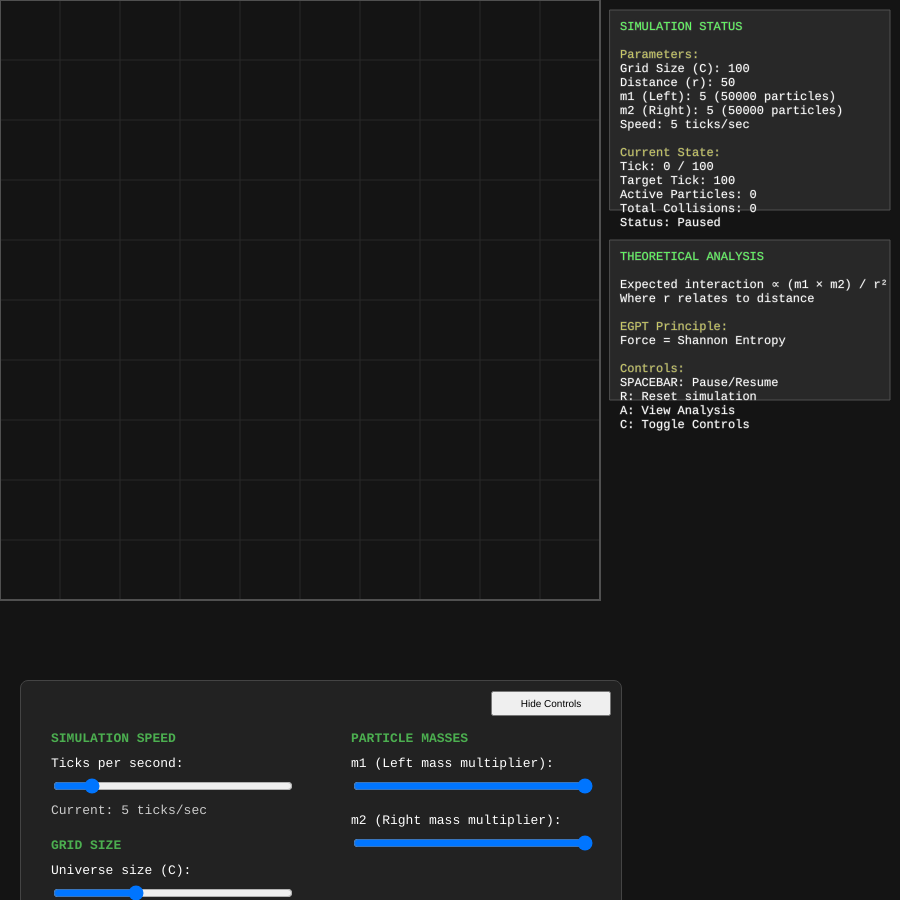
Frame 1 (no input)
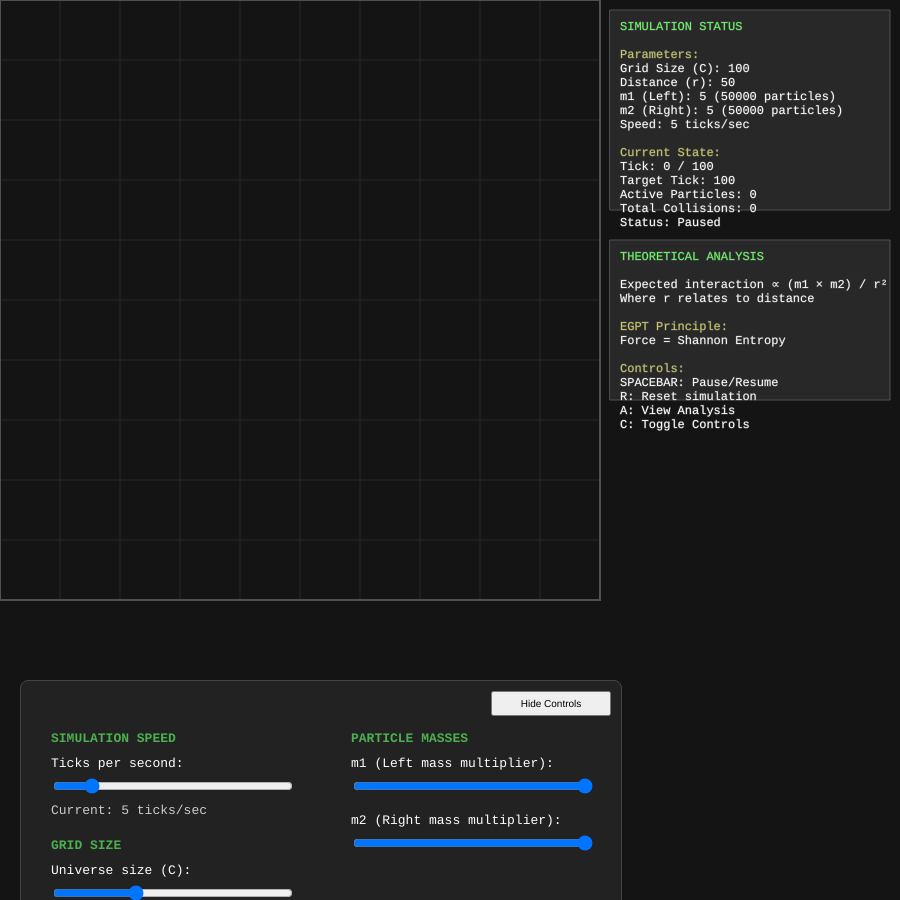
Frame 60 (no input)
Frame 120 (the mouse pressed at the canvas centre since frame 60): identical to frame 60, image omitted

The p5.js sketch that drew these frames (run headless with seeded random() and noise() and a simulated clock; from frame 60 on, the mouse is pressed at the canvas centre):

// p5.js sketch
// ── sketch.js
/**
 * EGPT Discrete Stochastic Gravity Simulation
 * Based on Electronic Graph Paper Theory principles
 * 
 * This simulation models two particle swarms (m1 and m2) performing
 * random walks toward the center of a C x C grid space.
 */

// ##########################################################################
// # SIMULATION PARAMETERS (User can modify these)
// ##########################################################################

// Grid size - the universe will be C x C
let C = 100;

// Starting distance between masses (independent of C, but capped at C)
let r = 50; // Distance between mass centers

// Masses - number of particles spawned per tick from each side
let m1 = 5;  // Particles from left side
let m2 = 5;  // Particles from right side

// Visual parameters
let cellSize = 6;
let canvasSize = 600;
let uiHeight = 300; // Height for UI area below simulation (increased even more for clearance)
let infoWidth = 300; // Width for info panel on the right

// Simulation speed control
let simulationSpeed = 5; // ticks per second
let lastUpdateTime = 0;

// ##########################################################################
// # SIMULATION STATE
// ##########################################################################

let currentTick = 0;
let particles = [];
let collisionCount = 0;
let totalInteractions = 0;
let isRunning = false;
let targetTick = 0; // Target tick to run to (will be set to C each time)

// Grid to track particle positions (for collision detection)
let grid = {};

// Page management
let currentPage = 'simulation'; // 'simulation' or 'analysis'

// Controls panel visibility
let controlsCollapsed = false;

// Analysis data storage
let analysisData = {
  runs: [], // Store data from each simulation run
  currentRun: null
};

// ##########################################################################
// # PARTICLE CLASS
// ##########################################################################

class Particle {
  constructor(x, y, type) {
    this.x = x;
    this.y = y;
    this.type = type; // 'm1' or 'm2'
    this.birthTick = currentTick;
    this.active = true;
  }

  // Random walk movement based on particle type
  move() {
    if (!this.active) return;

    let newX = this.x;
    let newY = this.y;

    // Both m1 and m2 particles can now move in all 8 directions
    let movements = [
      {dx: 0, dy: -1},   // up
      {dx: -1, dy: -1},  // left-up
      {dx: -1, dy: 0},   // left
      {dx: -1, dy: 1},   // left-down
      {dx: 0, dy: 1},    // down
      {dx: 1, dy: 1},    // right-down
      {dx: 1, dy: 0},    // right
      {dx: 1, dy: -1}    // right-up
    ];
    
    let movement = movements[Math.floor(random() * movements.length)];
    newX = this.x + movement.dx;
    newY = this.y + movement.dy;

    // Boundary checks - remove particle if it goes out of bounds
    if (newX < 0 || newX >= C || newY < 0 || newY >= C) {
      this.active = false;
      return;
    }

    this.x = newX;
    this.y = newY;
  }

  draw() {
    if (!this.active) return;

    let screenX = (this.x / C) * canvasSize;
    let screenY = (this.y / C) * canvasSize;
    
    if (this.type === 'm1') {
      fill(100, 150, 255); // Blue for m1
    } else {
      fill(255, 150, 100); // Orange for m2
    }
    
    noStroke();
    rect(screenX, screenY, cellSize, cellSize);
  }
}

// ##########################################################################
// # P5.JS SETUP AND DRAW FUNCTIONS
// ##########################################################################

function setup() {
  createCanvas(canvasSize + infoWidth, canvasSize + uiHeight); // Canvas with UI below and info on right
  
  // Create UI controls
  createControls();
  
  // Initialize simulation
  resetSimulation();
}

function draw() {
  background(20);
  
  if (currentPage === 'simulation') {
    drawSimulationPage();
  } else if (currentPage === 'analysis') {
    drawAnalysisPage();
  }
  
  // Update control panel visibility based on current page
  updateControlsVisibility();
  
  // Update collapse state
  updateControlsCollapse();
}

function drawSimulationPage() {
  // Draw grid lines (optional, can be toggled)
  drawGrid();
  
  // Run simulation if active with speed control
  if (isRunning && currentTick < targetTick) {
    let currentTime = millis();
    if (currentTime - lastUpdateTime > (1000 / simulationSpeed)) {
      runSimulationStep();
      lastUpdateTime = currentTime;
    }
  }
  
  // Draw all active particles with overlap detection
  drawParticlesWithOverlap();
  
  // Draw UI information
  drawUI();
}

// ##########################################################################
// # SIMULATION LOGIC
// ##########################################################################

function runSimulationStep() {
  // Spawn new particles for this tick
  spawnParticles();
  
  // Move all existing particles
  for (let particle of particles) {
    particle.move();
  }
  
  // Check for collisions
  checkCollisions();
  
  // Remove inactive particles
  particles = particles.filter(p => p.active);
  
  currentTick++;
  
  // Stop simulation when reaching target tick
  if (currentTick >= targetTick) {
    isRunning = false;
    // Collect analysis data at the end of the run
    collectAnalysisData();
  }
}

function spawnParticles() {
  // Only spawn particles on the first tick
  if (currentTick !== 0) {
    return;
  }
  
  // Calculate spawn positions based on r (distance between masses)
  // Center the masses around the middle of the grid with distance r between them
  let centerX = Math.floor(C / 2);
  let centerY = Math.floor(C / 2);
  
  // Ensure r doesn't exceed C (capped at C = r)
  let effectiveR = Math.min(r, C);
  
  // Position masses r/2 distance from center on each side
  let leftSpawnX = Math.max(0, Math.min(C - 1, centerX - Math.floor(effectiveR / 2)));
  let rightSpawnX = Math.max(0, Math.min(C - 1, centerX + Math.floor(effectiveR / 2)));
  
  // Spawn C² × m1 particles from left position
  let totalM1Particles = C * C * m1;
  
  for (let i = 0; i < totalM1Particles; i++) {
    // Add some randomness to initial y position around center
    let spawnY = centerY + Math.floor(random(-2, 3));
    spawnY = Math.max(0, Math.min(C - 1, spawnY)); // Keep in bounds
    particles.push(new Particle(leftSpawnX, spawnY, 'm1'));
  }
  
  // Spawn C² × m2 particles from right position
  let totalM2Particles = C * C * m2;
  
  for (let i = 0; i < totalM2Particles; i++) {
    // Add some randomness to initial y position around center
    let spawnY = centerY + Math.floor(random(-2, 3));
    spawnY = Math.max(0, Math.min(C - 1, spawnY)); // Keep in bounds
    particles.push(new Particle(rightSpawnX, spawnY, 'm2'));
  }
}

function checkCollisions() {
  // Build position map for collision detection
  let positionMap = {};
  
  // Map all particle positions
  for (let particle of particles) {
    if (!particle.active) continue;
    
    let key = `${particle.x},${particle.y}`;
    if (!positionMap[key]) {
      positionMap[key] = [];
    }
    positionMap[key].push(particle);
  }
  
  // Check for collisions (same position, different types)
  for (let position in positionMap) {
    let particlesAtPosition = positionMap[position];
    
    if (particlesAtPosition.length > 1) {
      // Check if we have both m1 and m2 particles at the same position
      let hasM1 = particlesAtPosition.some(p => p.type === 'm1');
      let hasM2 = particlesAtPosition.some(p => p.type === 'm2');
      
      if (hasM1 && hasM2) {
        collisionCount++;
        totalInteractions++;
        
        // Mark colliding particles (visual feedback)
        for (let particle of particlesAtPosition) {
          particle.collided = true;
        }
      }
    }
  }
}

// ##########################################################################
// # ANALYSIS DATA COLLECTION
// ##########################################################################

function collectAnalysisData() {
  // Create column distribution data
  let m1Distribution = new Array(C).fill(0);
  let m2Distribution = new Array(C).fill(0);
  let overlapDistribution = new Array(C).fill(0);
  
  // Build position map to detect overlaps
  let positionMap = {};
  
  // Map all active particle positions
  for (let particle of particles) {
    if (!particle.active) continue;
    
    let key = `${particle.x},${particle.y}`;
    if (!positionMap[key]) {
      positionMap[key] = [];
    }
    positionMap[key].push(particle);
  }
  
  // Count particles in each column
  for (let position in positionMap) {
    let particlesAtPosition = positionMap[position];
    let coords = position.split(',');
    let x = parseInt(coords[0]);
    
    let hasM1 = particlesAtPosition.some(p => p.type === 'm1');
    let hasM2 = particlesAtPosition.some(p => p.type === 'm2');
    
    // Count individual particle types
    let m1Count = particlesAtPosition.filter(p => p.type === 'm1').length;
    let m2Count = particlesAtPosition.filter(p => p.type === 'm2').length;
    
    m1Distribution[x] += m1Count;
    m2Distribution[x] += m2Count;
    
    // Count overlaps (positions where both types exist)
    if (hasM1 && hasM2) {
      overlapDistribution[x] += 1; // Count as one overlap event per position
    }
  }
  
  // Store the run data
  let runData = {
    runNumber: analysisData.runs.length + 1,
    parameters: {
      C: C,
      r: r,
      m1: m1,
      m2: m2,
      totalM1Particles: C * C * m1,
      totalM2Particles: C * C * m2
    },
    distributions: {
      m1: m1Distribution,
      m2: m2Distribution,
      overlaps: overlapDistribution
    },
    stats: {
      totalCollisions: collisionCount,
      finalActiveParticles: particles.filter(p => p.active).length
    }
  };
  
  analysisData.runs.push(runData);
  analysisData.currentRun = runData;
}

// ##########################################################################
// # DRAWING FUNCTIONS
// ##########################################################################

function drawParticlesWithOverlap() {
  // Build position map to detect overlaps
  let positionMap = {};
  
  // Map all active particle positions
  for (let particle of particles) {
    if (!particle.active) continue;
    
    let key = `${particle.x},${particle.y}`;
    if (!positionMap[key]) {
      positionMap[key] = [];
    }
    positionMap[key].push(particle);
  }
  
  // Draw particles based on overlap status
  for (let position in positionMap) {
    let particlesAtPosition = positionMap[position];
    let coords = position.split(',');
    let x = parseInt(coords[0]);
    let y = parseInt(coords[1]);
    
    let screenX = (x / C) * canvasSize;
    let screenY = (y / C) * canvasSize;
    
    if (particlesAtPosition.length > 1) {
      // Check if we have both m1 and m2 particles at the same position
      let hasM1 = particlesAtPosition.some(p => p.type === 'm1');
      let hasM2 = particlesAtPosition.some(p => p.type === 'm2');
      
      if (hasM1 && hasM2) {
        // Opposing masses at same position - draw purple
        fill(200, 100, 255); // Purple for opposing mass overlaps
      } else {
        // Same mass type overlapping - use original color of that type
        let particle = particlesAtPosition[0];
        if (particle.type === 'm1') {
          fill(100, 150, 255); // Blue for m1
        } else {
          fill(255, 150, 100); // Orange for m2
        }
      }
    } else {
      // Single particle - use original color
      let particle = particlesAtPosition[0];
      if (particle.type === 'm1') {
        fill(100, 150, 255); // Blue for m1
      } else {
        fill(255, 150, 100); // Orange for m2
      }
    }
    
    noStroke();
    rect(screenX, screenY, cellSize, cellSize);
  }
}

function drawAnalysisPage() {
  fill(255);
  textFont('monospace');
  textSize(16);
  
  // Page title and back button
  fill(100, 255, 100);
  text('SIMULATION ANALYSIS', 50, 40);
  
  // Back button
  fill(60, 60, 60);
  stroke(120);
  strokeWeight(1);
  rect(width - 120, 20, 100, 30);
  fill(255);
  textSize(12);
  text('← Back', width - 110, 40);
  
  if (analysisData.runs.length === 0) {
    fill(255);
    textSize(14);
    text('No simulation data available. Run a simulation first.', 50, 80);
    text('Click "Back" or press \'S\' to return to simulation page.', 50, 100);
    return;
  }
  
  let currentRun = analysisData.currentRun || analysisData.runs[analysisData.runs.length - 1];
  
  // Run information
  fill(200, 200, 100);
  textSize(14);
  text(`Run #${currentRun.runNumber} - Parameters: C=${currentRun.parameters.C}, r=${currentRun.parameters.r}, m1=${currentRun.parameters.m1}, m2=${currentRun.parameters.m2}`, 50, 70);
  text(`Total Particles: m1=${currentRun.parameters.totalM1Particles}, m2=${currentRun.parameters.totalM2Particles}`, 50, 90);
  text(`Final Stats: ${currentRun.stats.totalCollisions} collisions, ${currentRun.stats.finalActiveParticles} particles remaining`, 50, 110);
  
  // Collision analysis metrics calculated for later display
  let collisionsPerC2 = currentRun.stats.totalCollisions / (currentRun.parameters.C * currentRun.parameters.C);
  let collisionsPerR2 = currentRun.stats.totalCollisions / (currentRun.parameters.r * currentRun.parameters.r);
  
  // Chart dimensions - adjust for controls panel at bottom
  let chartWidth = width - 100;
  let chartHeight = 140; // Reduced to make room for controls
  let chartStartY = 140; // Back to original position
  let availableHeight = height - 250; // Leave space for controls panel
  let spacing = Math.min(40, (availableHeight - 3 * chartHeight) / 3); // Dynamic spacing
  
  // Draw three distribution charts with calculated spacing
  drawDistributionChart(currentRun.distributions.m1, 'M1 Particle Distribution', 
                       50, chartStartY, chartWidth, chartHeight, color(100, 150, 255));
  
  drawDistributionChart(currentRun.distributions.m2, 'M2 Particle Distribution', 
                       50, chartStartY + chartHeight + spacing, chartWidth, chartHeight, color(255, 150, 100));
  
  drawDistributionChart(currentRun.distributions.overlaps, 'Overlap Distribution', 
                       50, chartStartY + 2 * (chartHeight + spacing), chartWidth, chartHeight, color(200, 100, 255));
  
  // Collision analysis metrics - positioned below the charts
  let analysisY = chartStartY + 3 * chartHeight + 2 * spacing + 200; // 200px below charts
  fill(255, 200, 100); // Different color for analysis metrics
  textSize(14);
  text(`Total Collision Analysis: Collisions/C² = ${collisionsPerC2.toFixed(6)}, Collisions/r² = ${collisionsPerR2.toFixed(6)}`, 50, analysisY);
  
  // Current collision analysis (collisions happening at final tick)
  // Count current overlaps from the overlap distribution
  let currentOverlapCount = currentRun.distributions.overlaps.reduce((sum, count) => sum + count, 0);
  let currentCollisionsPerC2 = currentOverlapCount / (currentRun.parameters.C * currentRun.parameters.C);
  let currentCollisionsPerR2 = currentOverlapCount / (currentRun.parameters.r * currentRun.parameters.r);
  
  fill(100, 255, 200); // Different color for current analysis metrics
  text(`Current Collision Analysis: Collisions/C² = ${currentCollisionsPerC2.toFixed(6)}, Collisions/r² = ${currentCollisionsPerR2.toFixed(6)}`, 50, analysisY + 20);
  
  // Navigation instructions - positioned to not conflict with controls
  fill(255);
  textSize(12);
  text('Controls: S - Return to Simulation | R - Run History | Click "Back" button | Use controls below to adjust parameters', 50, height - 230);
}

function drawDistributionChart(distribution, title, x, y, w, h, chartColor) {
  // Chart background
  fill(40, 40, 40);
  stroke(80);
  strokeWeight(1);
  rect(x, y, w, h);
  
  // Title
  fill(255);
  textSize(12);
  text(title, x + 10, y - 5);
  
  if (distribution.length === 0) return;
  
  // Find max value for scaling
  let maxValue = Math.max(...distribution);
  if (maxValue === 0) maxValue = 1; // Prevent division by zero
  
  // Draw bars
  let barWidth = w / distribution.length;
  
  for (let i = 0; i < distribution.length; i++) {
    if (distribution[i] > 0) {
      let barHeight = (distribution[i] / maxValue) * (h - 20);
      
      fill(chartColor);
      noStroke();
      rect(x + i * barWidth, y + h - barHeight, barWidth - 1, barHeight);
      
      // Show value on hover (simplified - show all values > threshold)
      if (distribution[i] > maxValue * 0.1) { // Only show significant values
        fill(255);
        textSize(8);
        text(distribution[i], x + i * barWidth + 2, y + h - barHeight - 2);
      }
    }
  }
  
  // X-axis labels (column numbers)
  fill(150);
  textSize(8);
  for (let i = 0; i < distribution.length; i += Math.floor(distribution.length / 10)) {
    text(i, x + i * barWidth, y + h + 12);
  }
  
  // Y-axis max value
  fill(150);
  text(`Max: ${maxValue}`, x + w - 60, y + 15);
}

function updateControlsVisibility() {
  let controlPanel = select('#controls');
  if (controlPanel) {
    if (currentPage === 'simulation') {
      controlPanel.style('display', 'block');
      // Position for simulation page
      controlPanel.style('top', (canvasSize + 80) + 'px');
      controlPanel.style('left', '20px');
      controlPanel.style('width', (canvasSize - 40) + 'px');
    } else if (currentPage === 'analysis') {
      controlPanel.style('display', 'block');
      // Position for analysis page - at the bottom
      controlPanel.style('top', (height - 200) + 'px');
      controlPanel.style('left', '50px');
      controlPanel.style('width', (width - 100) + 'px');
    }
  }
}

function updateControlsCollapse() {
  let contentContainer = select('#controlsContent');
  let collapseButton = select('#collapseButton');
  let controlPanel = select('#controls');
  
  if (contentContainer && collapseButton && controlPanel) {
    // Only show collapse functionality on simulation page
    if (currentPage === 'simulation') {
      collapseButton.style('display', 'block');
      if (controlsCollapsed) {
        contentContainer.style('display', 'none');
        collapseButton.html('Show Controls');
        controlPanel.style('height', '50px'); // Just enough for the button
      } else {
        contentContainer.style('display', 'block');
        collapseButton.html('Hide Controls');
        controlPanel.style('height', 'auto'); // Let it expand to full height
      }
    } else {
      // On analysis page, always show content and hide collapse button
      collapseButton.style('display', 'none');
      contentContainer.style('display', 'block');
      controlPanel.style('height', 'auto');
    }
  }
}

// ##########################################################################
// # UI AND CONTROLS
// ##########################################################################

function createControls() {
  // Create control panel that will be repositioned based on current page
  let controlPanel = createDiv().id('controls');
  controlPanel.style('position', 'absolute');
  controlPanel.style('color', 'white');
  controlPanel.style('font-family', 'monospace');
  controlPanel.style('background-color', '#222');
  controlPanel.style('border', '1px solid #444');
  controlPanel.style('border-radius', '8px');
  controlPanel.style('padding', '20px');
  
  // Add collapse button at the top right of the panel (only visible on simulation page)
  let collapseButton = createButton(controlsCollapsed ? 'Show Controls' : 'Hide Controls');
  collapseButton.parent(controlPanel);
  collapseButton.style('position', 'absolute');
  collapseButton.style('top', '10px');
  collapseButton.style('right', '10px');
  collapseButton.style('width', '120px');
  collapseButton.style('height', '25px');
  collapseButton.style('font-size', '10px');
  collapseButton.mousePressed(() => {
    controlsCollapsed = !controlsCollapsed;
    updateControlsCollapse();
  });
  collapseButton.id('collapseButton');
  
  // Create content container that can be hidden/shown
  let contentContainer = createDiv().parent(controlPanel).id('controlsContent');
  contentContainer.style('margin-top', '20px'); // Space for collapse button
  
  // Create a grid layout for controls (now only 2 columns for parameters)
  let controlsGrid = createDiv().parent(contentContainer);
  controlsGrid.style('display', 'grid');
  controlsGrid.style('grid-template-columns', '1fr 1fr');
  controlsGrid.style('gap', '40px');
  controlsGrid.style('margin-bottom', '10px');
  
  // Column 1: Speed and Grid Size
  let col1 = createDiv().parent(controlsGrid);
  col1.style('padding', '10px');
  
  createP('SIMULATION SPEED').parent(col1).style('color', '#4CAF50').style('font-weight', 'bold').style('margin', '0 0 10px 0');
  createP('Ticks per second:').parent(col1).style('color', 'white').style('margin', '5px 0');
  let speedSlider = createSlider(1, 30, simulationSpeed, 1);
  speedSlider.parent(col1);
  speedSlider.style('width', '100%');
  speedSlider.input(() => { simulationSpeed = speedSlider.value(); });
  createP(`Current: ${simulationSpeed} ticks/sec`).parent(col1).style('color', '#ccc').style('margin', '5px 0 20px 0').id('speedDisplay');
  
  createP('GRID SIZE').parent(col1).style('color', '#4CAF50').style('font-weight', 'bold').style('margin', '0 0 10px 0');
  createP('Universe size (C):').parent(col1).style('color', 'white').style('margin', '5px 0');
  let cSlider = createSlider(50, 200, C, 10);
  cSlider.parent(col1);
  cSlider.style('width', '100%');
  cSlider.input(() => { 
    C = cSlider.value(); 
    // Ensure r doesn't exceed C
    if (r > C) {
      r = C;
      rSlider.value(r);
    }
    resetSimulation(); 
  });
  
  createP('DISTANCE').parent(col1).style('color', '#4CAF50').style('font-weight', 'bold').style('margin', '15px 0 10px 0');
  createP('Mass separation (r):').parent(col1).style('color', 'white').style('margin', '5px 0');
  let rSlider = createSlider(10, 200, r, 5);
  rSlider.parent(col1);
  rSlider.style('width', '100%');
  rSlider.input(() => { 
    r = Math.min(rSlider.value(), C); // Cap r at C
    rSlider.value(r); // Update slider if capped
  });
  
  // Column 2: Particle Masses
  let col2 = createDiv().parent(controlsGrid);
  col2.style('padding', '10px');
  
  createP('PARTICLE MASSES').parent(col2).style('color', '#4CAF50').style('font-weight', 'bold').style('margin', '0 0 10px 0');
  createP('m1 (Left mass multiplier):').parent(col2).style('color', 'white').style('margin', '5px 0');
  let m1Slider = createSlider(1, 5, m1, 1);
  m1Slider.parent(col2);
  m1Slider.style('width', '100%');
  m1Slider.input(() => { m1 = m1Slider.value(); });
  
  createP('m2 (Right mass multiplier):').parent(col2).style('color', 'white').style('margin', '15px 0 5px 0');
  let m2Slider = createSlider(1, 5, m2, 1);
  m2Slider.parent(col2);
  m2Slider.style('width', '100%');
  m2Slider.input(() => { m2 = m2Slider.value(); });
  
  // Add control buttons below the sliders in a centered row
  let buttonRow = createDiv().parent(contentContainer);
  buttonRow.style('display', 'flex');
  buttonRow.style('justify-content', 'center');
  buttonRow.style('gap', '15px');
  buttonRow.style('margin-top', '20px');
  
  let startButton = createButton('Start/Resume');
  startButton.parent(buttonRow);
  startButton.style('width', '120px');
  startButton.mousePressed(() => { 
    // Always run for C ticks from current position
    targetTick = currentTick + C;
    isRunning = true; 
  });
  
  let pauseButton = createButton('Pause');
  pauseButton.parent(buttonRow);
  pauseButton.style('width', '120px');
  pauseButton.mousePressed(() => { isRunning = false; });
  
  let resetButton = createButton('Reset');
  resetButton.parent(buttonRow);
  resetButton.style('width', '120px');
  resetButton.mousePressed(resetSimulation);
  
  let analysisButton = createButton('Analysis');
  analysisButton.parent(buttonRow);
  analysisButton.style('width', '120px');
  analysisButton.mousePressed(() => { currentPage = 'analysis'; });
  
  // Update speed display function
  speedSlider.input(() => { 
    simulationSpeed = speedSlider.value(); 
    select('#speedDisplay').html(`Current: ${simulationSpeed} ticks/sec`);
  });
  
  // Initialize collapse state
  updateControlsCollapse();
}

function drawGrid() {
  stroke(40);
  strokeWeight(1);
  
  // Draw vertical lines (only in simulation area)
  for (let i = 0; i <= C; i += 10) {
    let x = (i / C) * canvasSize;
    line(x, 0, x, canvasSize);
  }
  
  // Draw horizontal lines (only in simulation area)
  for (let j = 0; j <= C; j += 10) {
    let y = (j / C) * canvasSize;
    line(0, y, canvasSize, y);
  }
  
  // Draw border around simulation area
  stroke(80);
  strokeWeight(2);
  noFill();
  rect(0, 0, canvasSize, canvasSize);
}

function drawUI() {
  // Draw information panels on the right side of the simulation
  fill(255);
  textFont('monospace');
  textSize(12);
  
  let infoStartX = canvasSize + 20;
  let infoStartY = 30;
  
  // Create status info background (top right)
  fill(40, 40, 40);
  stroke(80);
  strokeWeight(1);
  rect(infoStartX - 10, infoStartY - 20, infoWidth - 20, 200);
  
  let statusInfo = [
    `SIMULATION STATUS`,
    ``,
    `Parameters:`,
    `Grid Size (C): ${C}`,
    `Distance (r): ${r}`,
    `m1 (Left): ${m1} (${C * C * m1} particles)`,
    `m2 (Right): ${m2} (${C * C * m2} particles)`,
    `Speed: ${simulationSpeed} ticks/sec`,
    ``,
    `Current State:`,
    `Tick: ${currentTick} / ${targetTick}`,
    `Target Tick: ${targetTick}`,
    `Active Particles: ${particles.filter(p => p.active).length}`,
    `Total Collisions: ${collisionCount}`,
    `Status: ${isRunning ? 'Running' : (currentTick >= targetTick ? 'Completed' : 'Paused')}`
  ];
  
  // Draw status title with different color
  fill(100, 255, 100);
  text(statusInfo[0], infoStartX, infoStartY);
  
  // Draw rest of status info
  fill(255);
  for (let i = 1; i < statusInfo.length; i++) {
    if (statusInfo[i].includes('Parameters:') || statusInfo[i].includes('Current State:')) {
      fill(200, 200, 100);
    } else {
      fill(255);
    }
    text(statusInfo[i], infoStartX, infoStartY + i * 14);
  }
  
  // Draw theoretical analysis panel (bottom right)
  let analysisStartY = 260;
  
  // Create analysis background
  fill(40, 40, 40);
  stroke(80);
  strokeWeight(1);
  rect(infoStartX - 10, analysisStartY - 20, infoWidth - 20, 160);
  
  let analysisInfo = [
    `THEORETICAL ANALYSIS`,
    ``,
    `Expected interaction ∝ (m1 × m2) / r²`,
    `Where r relates to distance`,
    ``,
    `EGPT Principle:`,
    `Force = Shannon Entropy`,
    ``,
    `Controls:`,
    `SPACEBAR: Pause/Resume`,
    `R: Reset simulation`,
    `A: View Analysis`,
    `C: Toggle Controls`
  ];
  
  // Draw analysis title
  fill(100, 255, 100);
  text(analysisInfo[0], infoStartX, analysisStartY);
  
  // Draw analysis content
  fill(255);
  for (let i = 1; i < analysisInfo.length; i++) {
    if (analysisInfo[i].includes('EGPT Principle:') || analysisInfo[i].includes('Controls:')) {
      fill(200, 200, 100);
    } else {
      fill(255);
    }
    text(analysisInfo[i], infoStartX, analysisStartY + i * 14);
  }
}

function resetSimulation() {
  currentTick = 0;
  particles = [];
  collisionCount = 0;
  totalInteractions = 0;
  isRunning = false;
  targetTick = C; // Reset target tick to C
  
  // Recalculate cell size based on new C value
  cellSize = Math.max(2, Math.floor(canvasSize / C * 0.8));
}

// ##########################################################################
// # KEYBOARD CONTROLS
// ##########################################################################

function keyPressed() {
  if (currentPage === 'simulation') {
    if (key === ' ') {
      isRunning = !isRunning;
    } else if (key === 'r' || key === 'R') {
      resetSimulation();
    } else if (key === 'a' || key === 'A') {
      currentPage = 'analysis';
    } else if (key === 'c' || key === 'C') {
      controlsCollapsed = !controlsCollapsed;
      updateControlsCollapse();
    }
  } else if (currentPage === 'analysis') {
    if (key === 's' || key === 'S') {
      currentPage = 'simulation';
    } else if (key === 'r' || key === 'R') {
      // Future: Show run history
      console.log('Run history - Total runs:', analysisData.runs.length);
    }
  }
}

function mousePressed() {
  // Handle back button click on analysis page
  if (currentPage === 'analysis') {
    // Back button coordinates: x: width-120, y: 20, w: 100, h: 30
    if (mouseX >= width - 120 && mouseX <= width - 20 && 
        mouseY >= 20 && mouseY <= 50) {
      currentPage = 'simulation';
    }
  }
}

// ── style.css
/* EGPT Discrete Stochastic Gravity Simulation Styles */

html, body {
  margin: 0;
  padding: 0;
  background-color: #111;
  color: #eee;
  font-family: 'Courier New', monospace;
}

main {
  margin: 20px;
}

main h1 {
  color: #4CAF50;
  font-size: 24px;
  margin-bottom: 10px;
}

main p {
  color: #ccc;
  font-size: 14px;
  margin-bottom: 20px;
}

/* Canvas styling */
canvas {
  border: 1px solid #333;
  display: block;
}

/* Controls panel styling */
#controls {
  background-color: #222;
  border: 1px solid #444;
  border-radius: 8px;
  padding: 20px;
  margin-top: 20px;
  width: auto;
}

#controls p {
  color: #eee;
  margin: 5px 0;
  font-size: 12px;
}

/* Slider styling */
input[type="range"] {
  width: 100%;
  height: 20px;
  background: #333;
  outline: none;
  border-radius: 5px;
  margin: 5px 0;
}

input[type="range"]::-webkit-slider-thumb {
  appearance: none;
  width: 20px;
  height: 20px;
  background: #4CAF50;
  cursor: pointer;
  border-radius: 50%;
}

input[type="range"]::-moz-range-thumb {
  width: 20px;
  height: 20px;
  background: #4CAF50;
  cursor: pointer;
  border-radius: 50%;
  border: none;
}

/* Button styling */
button {
  background-color: #4CAF50;
  border: none;
  color: white;
  padding: 10px 16px;
  text-align: center;
  text-decoration: none;
  display: inline-block;
  font-size: 12px;
  margin: 5px;
  cursor: pointer;
  border-radius: 6px;
  font-family: 'Courier New', monospace;
}

button:hover {
  background-color: #45a049;
}

button:active {
  background-color: #3e8e41;
}
